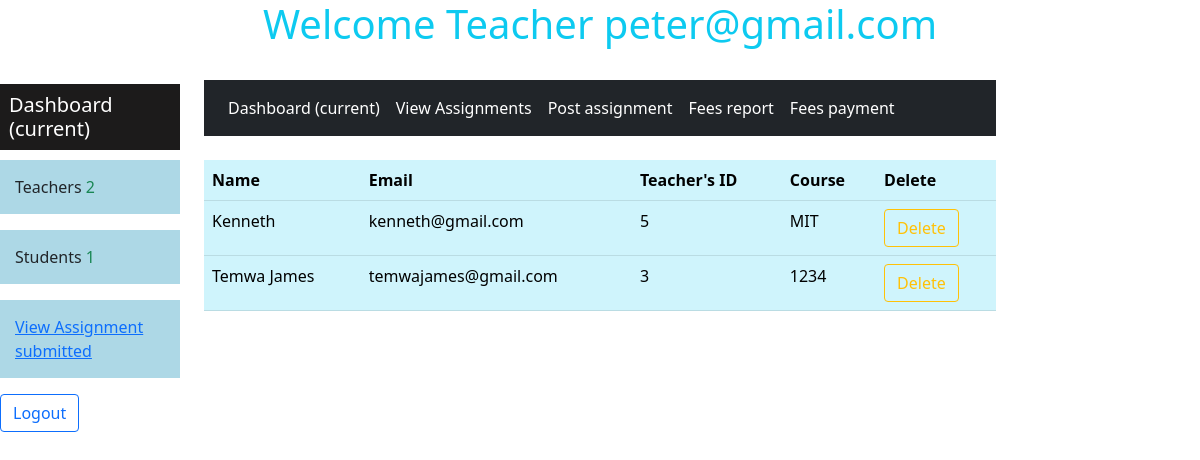
Screenshot of /userdashboard (signed in) with the database file from the repository.
### Databases.py (models this page shows)
class Users(Model):
    username = CharField()
    useremail = CharField(unique=True)
    password = CharField()
    studentID = IntegerField()
    studentcourse = CharField()
    role = IntegerField()
    class Meta:
        database = db

### app.py (the view)
@app.route('/userdashboard')
def user_dashboard():
    users = Users.select()
    numberOfAdmins = 0
    numberOfTeachers = 0
    numberOfStudents = 0
    for user in users:
        if user.role == 1:
            numberOfAdmins+=1
        elif user.role == 2:
            numberOfTeachers+=1
        elif user.role == 3:
            numberOfStudents+=1
    if not session.get("logged_in"):
        return redirect(url_for("login"))
    return render_template("UserDashboard.html", users=users,numberOfAdmins=numberOfAdmins,numberOfTeachers=numberOfTeachers,numberOfStudents=numberOfStudents)

### templates/UserDashboard.html (shortened to what this page needs)
<!DOCTYPE html>
<html lang="en">
<head>
    <link rel="stylesheet" href="../static/bootstrap-5.0.0-beta1-dist/css/bootstrap.css">
    <link rel="stylesheet" href="{{ url_for('static', filename="css/navigation.css") }}">
</head>
<body>
<h1 class="text-info text-center">Welcome Teacher {{ session["name"] }} </h1>
<div class="row">
<div class="col-2">
    <h5 class="text-white"> Dashboard <span class="sr-only">(current)</span></h5>
    <p>Teachers <span class="text-success">{{ numberOfTeachers }}</span></p>
    <p>Students <span class="text-success">{{ numberOfStudents }}</span></p>
    <p><a href="/assignment_submit">View Assignment submitted</a></p>
    <a class="btn btn-outline-primary " href="/logout">Logout</a>
</div>
    <div class="col-8">
    <br>
 <nav class="navbar navbar-expand-lg navbar-dark bg-dark">
  <div class="collapse navbar-collapse" id="navbarNavAltMarkup">
    <div class="navbar-nav text-center">
        <a class="nav-item nav-link active" href="/dashboard">Dashboard <span class="sr-only">(current)</span></a>
        <a class="nav-item nav-link active" href="/view_assignment">View Assignments</a>
        <a class="nav-item nav-link active" href="post_assignment">Post assignment</a>
        <a class="nav-item nav-link active" href="/view_fees">Fees report</a>
        <a class="nav-item nav-link active" href="/fees_receipt">Fees payment</a>
    </div>
  </div>
</nav>
<br>
        <table class="table table-info">
            <tr>
               <th>Name</th>
                <th>Email</th>
                <th>Teacher's ID</th>
                <th>Course</th>
                <th>Delete</th>
            </tr>
             {% for user in users %}
                {% if user.role == 2 %}
                    <tr>
                        <td>{{ user.username }}</td>
                        <td>{{ user.useremail }}</td>
                        <td>{{ user.studentID }}</td>
                        <td>{{ user.studentcourse }}</td>
                        <td><a class="btn btn-outline-warning" href="/user_deleting/{{ user.id }}">Delete</a></td>
                    </tr>
                {% endif %}
            {% endfor %}
        </table>
    </div>
</div>
</body>
</html>

### static/css/navigation.css (style rules this page uses)
p { background-color: lightblue; margin-top: 10px; padding: 15px; bottom: 10px; }
h5 { padding: 9px; margin-top: 28px; background-color: #1c1b1b; text-decoration-color: white; }

### rows the page displays
Users: username "Kenneth", useremail "kenneth@gmail.com", studentID "5", studentcourse "MIT"
Users: username "Temwa James", useremail "temwajames@gmail.com", studentID "3", studentcourse "1234"

### other values shown
{{ numberOfTeachers }} "2"
{{ numberOfStudents }} "1"
